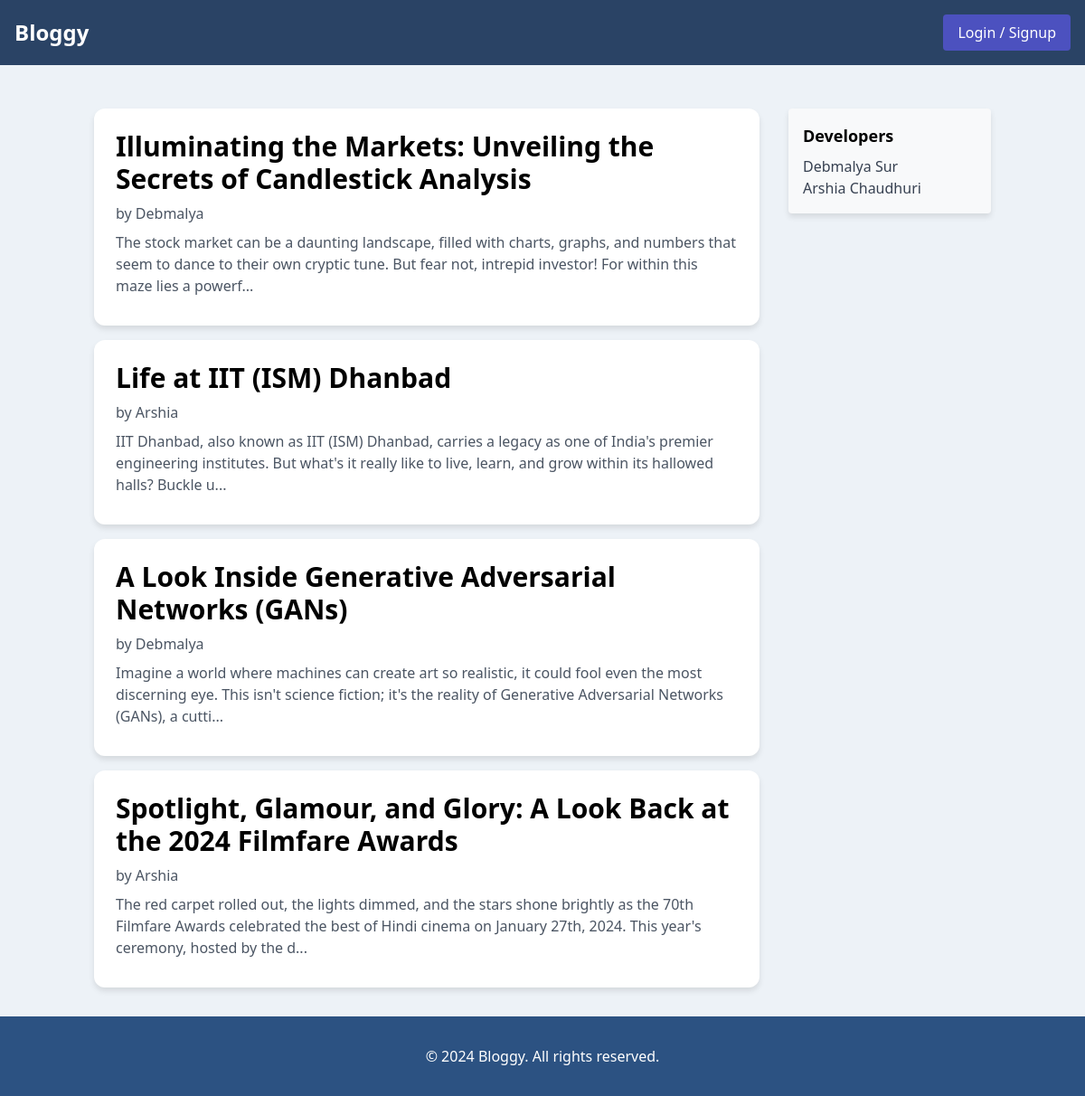
The page /home on the database its author committed.
### utils/db.py (models this page shows)
class Blog(db.Model):
    blogId = db.Column(db.String(50), primary_key=True)
    title = db.Column(db.String(100), nullable=False)
    body = db.Column(db.String(1000), nullable=False)
    imageURI = db.Column(db.String(50), nullable=True)
    blogsCreated = db.relationship('AllBlogs', backref='blog', cascade='all, delete-orphan')

class AllBlogs(db.Model):
    userName = db.Column(db.String(50), db.ForeignKey('user.userName', ondelete='CASCADE'), primary_key=True)
    blogId = db.Column(db.String(50), db.ForeignKey('blog.blogId', ondelete='CASCADE'), primary_key=True)

### main.py (the view)
@app.route('/')
@app.route('/home')
def home():
    data = display_all()
    data = shorten_text(data)
    return render_template('home.html', data=data, length = len(data))

### functionalities/displayAll.py (called while the page is built)
def display_all():
    blogs = AllBlogs.query.all()
    result=[]
    for blog in blogs:
        userName=blog.userName
        blogId=blog.blogId
        blogData=Blog.query.get(blogId)
        blogTitle=blogData.title
        blogBody=blogData.body
        blogImageURI=blogData.imageURI
        post={}
        post["userName"] = userName
        post["blogId"] = blogId
        post["title"] = blogTitle
        post["body"] = blogBody
        post["imageURI"] = blogImageURI
        result.append(post)
    result = result[::-1]
    return result

### utils/extra.py (called while the page is built)
def shorten_text(data):
    for each in data:
        if len(each['body']) > 200:
            each['body'] = each['body'][:200] + "..."
    return data

### templates/home.html (shortened to what this page needs)
<!DOCTYPE html>
<html lang="en">
<head>
    <link rel="stylesheet" href="/static/home.css">
    <link href="https://cdn.jsdelivr.net/npm/tailwindcss@2.2.19/dist/tailwind.min.css" rel="stylesheet">
</head>
<body>
    <nav class="navbar p-4 flex justify-between items-center">
        <a href="/"><div class="text-white text-2xl font-bold">Bloggy</div></a>
        {% if "userName" in session %}
        <a href="/logout"><button class="text-white px-4 py-2 rounded logout">Logout</button></a>
        {% else %}
        <a href="/login"><button class="text-white px-4 py-2 rounded">Login / Signup</button></a>
        {% endif %}
    </nav>
    <div class="container mx-auto mt-8 flex">
        <div class="w-3/4 p-4">
            {% for i in range(length) %}
            <a href="/blog/{{data[i]['blogId']}}">
                <div class="blog-card mb-4 p-6">
                    <h2 class="text-3xl font-bold mb-2">{{ data[i]['title'] }}</h2>
                    <p class="text-gray-600 mb-2">by {{ data[i]['userName'] }}</p>
                    <p class="text-gray-600 mb-2">{{data[i]['body']}}</p>
                </div>
            </a>
            {% endfor %}
        </div>
        <div class="w-1/4 p-4 sticky top-0">
            <div class="promotion-card p-4 rounded">
                <h3 class="text-lg font-semibold mb-2">Developers</h3>
                <p class="text-gray-700">Debmalya Sur</p>
                <p class="text-gray-700">Arshia Chaudhuri</p>
            </div>
        </div>
    </div>
    <footer>
        <p>&copy; 2024 Bloggy. All rights reserved.</p>
    </footer>
</body>
</html>

### static/home.css (style rules this page uses)
body { display: flex; flex-direction: column; min-height: 100vh; background-color: #edf2f7; font-family: 'Poppins', sans-serif; }
.blog-card { background-color: #ffffff; border-radius: 12px; box-shadow: 0 4px 6px rgba(0, 0, 0, 0.1); padding: 20px; }
.navbar { background-color: #2a4365; }
.navbar button { background-color: #4c51bf; transition: background-color 0.3s ease; }
.blog-card { background-color: #ffffff; border-radius: 12px; box-shadow: 0 4px 6px rgba(0, 0, 0, 0.1); transition: transform 0.3s ease; }
.promotion-card { background-color: #f8f9fa; border-radius: 12px; box-shadow: 0 4px 6px rgba(0, 0, 0, 0.1); }
footer { text-align: center; margin-top: auto; background-color: #2c5282; color: #ffffff; padding: 2rem 0; text-align: center; }

### rows shown on the page
Blog: title "Illuminating the Markets: Unveiling the Secrets of Candlestick Analysis"
AllBlogs: userName "Debmalya"
Blog: title "Life at IIT (ISM) Dhanbad"
AllBlogs: userName "Arshia"
Blog: title "A Look Inside Generative Adversarial Networks (GANs)"
AllBlogs: userName "Debmalya"
Blog: title "Spotlight, Glamour, and Glory: A Look Back at the 2024 Filmfare Awards"
AllBlogs: userName "Arshia"
